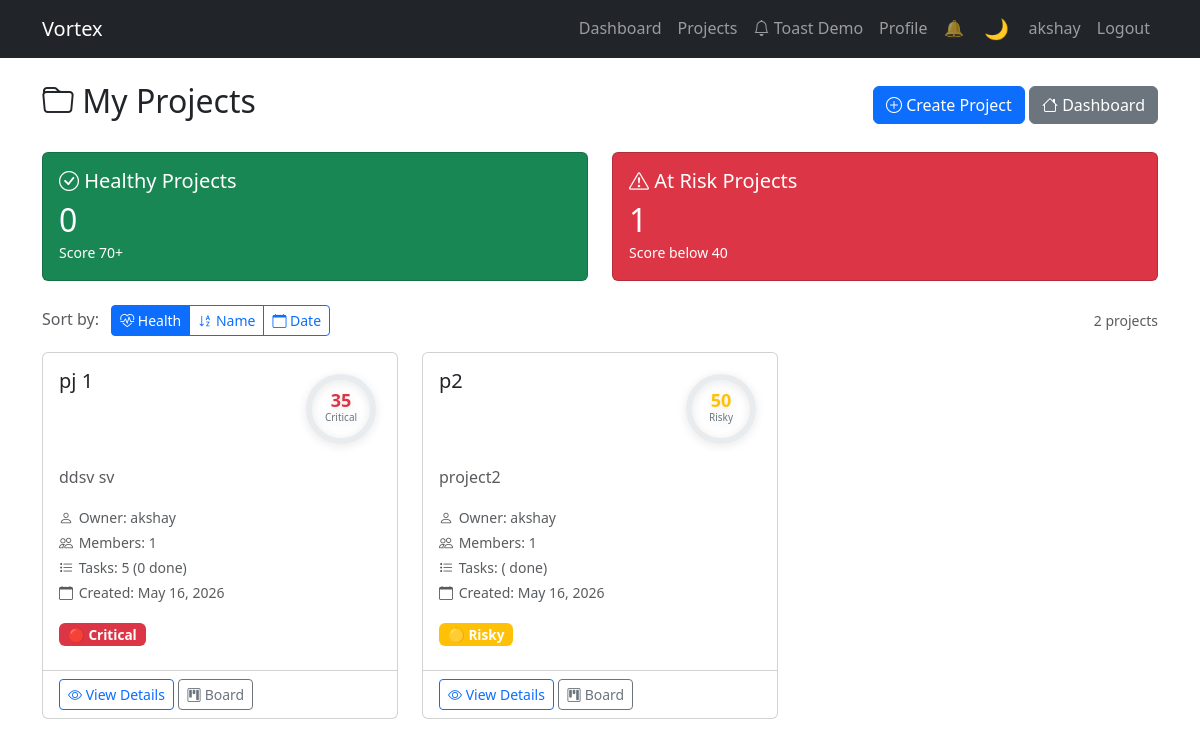
Page /api/projects/ (signed in) on the committed database.
### apps/accounts/models.py (models this page shows, shortened)
class User(AbstractUser):
    ROLE_CHOICES = [
        ('admin', 'Admin'),
        ('manager', 'Manager'),
        ('member', 'Member'),
    ]
    id = models.UUIDField(primary_key=True, default=uuid.uuid4, editable=False)
    email = models.EmailField(unique=True)
    profile_image = models.URLField(blank=True, null=True)
    bio = models.TextField(blank=True, null=True)
    role = models.CharField(max_length=20, choices=ROLE_CHOICES, default='member')
    created_at = models.DateTimeField(auto_now_add=True)
    updated_at = models.DateTimeField(auto_now=True)
    USERNAME_FIELD = 'email'
    REQUIRED_FIELDS = ['username']
    class Meta:
        ordering = ['-created_at']

### apps/projects/models.py (models this page shows, shortened)
class Project(models.Model):
    id = models.UUIDField(primary_key=True, default=uuid.uuid4, editable=False)
    name = models.CharField(max_length=200)
    description = models.TextField()
    owner = models.ForeignKey(
        settings.AUTH_USER_MODEL,
        on_delete=models.CASCADE,
        related_name='owned_projects'
    )
    members = models.ManyToManyField(
        settings.AUTH_USER_MODEL,
        through='ProjectMember',
        through_fields=('project', 'user'),
        related_name='projects',
        blank=True
    )
    created_at = models.DateTimeField(auto_now_add=True)
    updated_at = models.DateTimeField(auto_now=True)
    class Meta:
        ordering = ['-created_at']

### apps/projects/views.py (the view)
# urls.py: path('', views.project_list, name='project_list'),
@login_required
def project_list(request):
    projects = Project.objects.filter(
        models.Q(owner=request.user) | models.Q(members=request.user)
    ).distinct().prefetch_related('tasks')
    projects_with_health = []
    for project in projects:
        health = calculate_project_health(project)
        projects_with_health.append({
            'project': project,
            'health': health
        })
    sort_by = request.GET.get('sort', 'health')
    if sort_by == 'name':
        projects_with_health.sort(key=lambda x: x['project'].name.lower())
    elif sort_by == 'date':
        projects_with_health.sort(key=lambda x: x['project'].created_at, reverse=True)
    else:  # sort by health (default)
        projects_with_health.sort(key=lambda x: x['health']['score'])
    healthy_count = sum(1 for p in projects_with_health if p['health']['score'] >= 70)
    at_risk_count = sum(1 for p in projects_with_health if p['health']['score'] < 40)
    context = {
        'projects_with_health': projects_with_health,
        'sort_by': sort_by,
        'healthy_count': healthy_count,
        'at_risk_count': at_risk_count,
    }
    return render(request, 'projects/project_list.html', context)

### apps/common/templatetags/json_tags.py (called while the page is built, shortened)
@register.filter(name='safe_json')
def safe_json(value):
    if not value:
        return mark_safe('[]')

### apps/projects/templates/projects/project_list.html (shortened to what this page needs)
{% extends 'accounts/base.html' %}
{% block content %}
<div class="d-flex justify-content-between align-items-center mb-4">
    <h2><i class="bi bi-folder"></i> My Projects</h2>
    <div>
        <a href="{% url 'projects:project_create' %}" class="btn btn-primary">
            <i class="bi bi-plus-circle"></i> Create Project
        </a>
        <a href="{% url 'accounts:dashboard' %}" class="btn btn-secondary">
            <i class="bi bi-house"></i> Dashboard
        </a>
    </div>
</div>
{% if projects_with_health %}
<div class="row mb-4">
    <div class="col-md-6">
        <div class="card bg-success text-white">
            <div class="card-body">
                <h5 class="card-title">
                    <i class="bi bi-check-circle"></i> Healthy Projects
                </h5>
                <h2 class="mb-0">{{ healthy_count }}</h2>
                <small>Score 70+</small>
            </div>
        </div>
    </div>
    <div class="col-md-6">
        <div class="card bg-danger text-white">
            <div class="card-body">
                <h5 class="card-title">
                    <i class="bi bi-exclamation-triangle"></i> At Risk Projects
                </h5>
                <h2 class="mb-0">{{ at_risk_count }}</h2>
                <small>Score below 40</small>
            </div>
        </div>
    </div>
</div>
<div class="d-flex justify-content-between align-items-center mb-3">
    <div>
        <span class="text-muted">Sort by:</span>
        <div class="btn-group ms-2" role="group">
            <a href="?sort=health" class="btn btn-sm btn-{% if sort_by == 'health' %}primary{% else %}outline-primary{% endif %}">
                <i class="bi bi-heart-pulse"></i> Health
            </a>
            <a href="?sort=name" class="btn btn-sm btn-{% if sort_by == 'name' %}primary{% else %}outline-primary{% endif %}">
                <i class="bi bi-sort-alpha-down"></i> Name
            </a>
            <a href="?sort=date" class="btn btn-sm btn-{% if sort_by == 'date' %}primary{% else %}outline-primary{% endif %}">
                <i class="bi bi-calendar"></i> Date
            </a>
        </div>
    </div>
    <small class="text-muted">{{ projects_with_health|length }} project{{ projects_with_health|length|pluralize }}</small>
</div>
<div class="row">
    {% for item in projects_with_health %}
        {% with project=item.project health=item.health %}
            {% include 'projects/project_card.html' %}
        {% endwith %}
    {% endfor %}
</div>
{% endif %}
{% endblock %}

### apps/accounts/templates/accounts/base.html (shortened to what this page needs)
<!DOCTYPE html>
<html lang="en">
<head>
    {% load static %}
    <link href="https://cdn.jsdelivr.net/npm/bootstrap@5.3.0/dist/css/bootstrap.min.css" rel="stylesheet">
    <link rel="stylesheet" href="https://cdn.jsdelivr.net/npm/bootstrap-icons@1.10.0/font/bootstrap-icons.css">
    <link rel="stylesheet" href="{% static 'css/dark-theme.css' %}">
    <link rel="stylesheet" href="{% static 'css/toast-system.css' %}">
    <link rel="stylesheet" href="{% static 'css/health-score.css' %}">
</head>
<body>
    <nav class="navbar navbar-expand-lg navbar-dark bg-dark">
        <div class="container">
            <a class="navbar-brand" href="{% url 'accounts:dashboard' %}">Vortex</a>
            <div class="collapse navbar-collapse" id="navbarNav">
                <ul class="navbar-nav ms-auto">
                    {% if user.is_authenticated %}
                        <li class="nav-item">
                            <a class="nav-link" href="{% url 'accounts:dashboard' %}">Dashboard</a>
                        </li>
                        <li class="nav-item">
                            <a class="nav-link" href="{% url 'projects:project_list' %}">Projects</a>
                        </li>
                        <li class="nav-item">
                            <a class="nav-link" href="{% url 'accounts:toast_demo' %}">
                                <i class="bi bi-bell"></i> Toast Demo
                            </a>
                        </li>
                        <li class="nav-item">
                            <a class="nav-link" href="{% url 'accounts:profile' %}">Profile</a>
                        </li>
                        <li class="nav-item">
                            <button id="sound-toggle" class="nav-link border-0 bg-transparent" aria-label="Toggle sound">
                            </button>
                        </li>
                        <li class="nav-item">
                            <button id="theme-toggle" class="nav-link border-0 bg-transparent" aria-label="Toggle theme">
                            </button>
                        </li>
                        <li class="nav-item">
                            <span class="nav-link">{{ user.username }}</span>
                        </li>
                        <li class="nav-item">
                            <a class="nav-link" href="{% url 'accounts:logout' %}">Logout</a>
                        </li>
                    {% endif %}
                </ul>
            </div>
        </div>
    </nav>
    {% load json_tags %}
    <div class="container mt-4">
        {% block content %}{% endblock %}
    </div>
</body>
</html>

### apps/projects/templates/projects/project_card.html
{% load static %}
<div class="col-md-6 col-lg-4 mb-4">
    <div class="card h-100 project-card">
        <div class="card-body">
            <div class="d-flex justify-content-between align-items-start mb-3">
                <h5 class="card-title mb-0">{{ project.name }}</h5>
                <div class="health-score-container"
                     data-bs-toggle="tooltip"
                     data-bs-placement="top"
                     data-bs-html="true"
                     title="<strong>Health Score Breakdown:</strong><br>
                            Tasks Done: {{ health.breakdown.tasks_done }}<br>
                            No Overdue: {{ health.breakdown.no_overdue }}<br>
                            All Assigned: {{ health.breakdown.all_assigned }}<br>
                            Overdue Penalty: {{ health.breakdown.overdue_penalty }}<br>
                            Recent Activity: {{ health.breakdown.recent_activity }}">
                    <svg class="health-circle" width="80" height="80" viewBox="0 0 80 80">
                        <circle cx="40" cy="40" r="32"
                                fill="none"
                                stroke="#e9ecef"
                                stroke-width="6"/>
                        <circle cx="40" cy="40" r="32"
                                fill="none"
                                stroke="{% if health.color == 'green' %}#28a745{% elif health.color == 'yellow' %}#ffc107{% else %}#dc3545{% endif %}"
                                stroke-width="6"
                                stroke-linecap="round"
                                stroke-dasharray="201"
                                stroke-dashoffset="201"
                                transform="rotate(-90 40 40)"
                                class="health-progress"
                                data-score="{{ health.score }}"/>
                        <text x="40" y="38"
                              text-anchor="middle"
                              font-size="18"
                              font-weight="bold"
                              fill="{% if health.color == 'green' %}#28a745{% elif health.color == 'yellow' %}#ffc107{% else %}#dc3545{% endif %}">
                            {{ health.score }}
                        </text>
                        <text x="40" y="52"
                              text-anchor="middle"
                              font-size="10"
                              fill="#6c757d">
                            {{ health.label }}
                        </text>
                    </svg>
                </div>
            </div>
            <p class="card-text text-muted">{{ project.description|truncatewords:20 }}</p>
            <div class="project-stats mb-3">
                <small class="text-muted d-block">
                    <i class="bi bi-person"></i> Owner: {{ project.owner.username }}
                </small>
                <small class="text-muted d-block">
                    <i class="bi bi-people"></i> Members: {{ project.members.count }}
                </small>
                <small class="text-muted d-block">
                    <i class="bi bi-list-task"></i> Tasks: {{ health.total_tasks }}
                    ({{ health.done_tasks }} done{% if health.overdue_tasks %}, {{ health.overdue_tasks }} overdue{% endif %})
                </small>
                <small class="text-muted d-block">
                    <i class="bi bi-calendar"></i> Created: {{ project.created_at|date:"M d, Y" }}
                </small>
            </div>
            <div class="mb-2">
                <span class="badge bg-{% if health.color == 'green' %}success{% elif health.color == 'yellow' %}warning{% else %}danger{% endif %}">
                    {{ health.emoji }} {{ health.label }}
                </span>
            </div>
        </div>
        <div class="card-footer bg-transparent">
            <a href="{% url 'projects:project_detail' project.pk %}" class="btn btn-sm btn-outline-primary">
                <i class="bi bi-eye"></i> View Details
            </a>
            <a href="{% url 'projects:project_kanban' project.pk %}" class="btn btn-sm btn-outline-secondary">
                <i class="bi bi-kanban"></i> Board
            </a>
        </div>
    </div>
</div>

### static/css/dark-theme.css (style rules this page uses)
:root { --bg-primary: #ffffff; --bg-secondary: #f8f9fa; --bg-tertiary: #e9ecef; --text-primary: #212529; --text-secondary: #6c757d; --text-muted: #adb5bd; --border-color: #dee2e6; --card-bg: #ffffff; --modal-bg: #ffffff; --navbar-bg: #212529; --navbar-text: #ffffff; --input-bg: #ffffff; --input-border: #ced4da; --table-bg: #ffffff; --table-hover: #f8f9fa; --dropdown-bg: #ffffff; --dropdown-hover: #f8f9fa; --shadow: rgba(0, 0, 0, 0.1); --shadow-lg: rgba(0, 0, 0, 0.15); }
* { transition: background-color 0.3s ease, color 0.3s ease, border-color 0.3s ease, background 0.3s ease; }
#theme-toggle { background: transparent; border: 1px solid var(--border-color); color: var(--navbar-text); padding: 0.375rem 0.75rem; border-radius: 0.375rem; cursor: pointer; font-size: 1.25rem; transition: all 0.3s ease; }

### static/css/health-score.css (style rules this page uses)
.project-card { transition: transform 0.2s, box-shadow 0.2s; }
.health-score-container { cursor: help; position: relative; }
.health-circle { filter: drop-shadow(0 2px 4px rgba(0, 0, 0, 0.1)); }
.project-stats small { line-height: 1.8; }
.project-stats i { width: 16px; display: inline-block; }
.btn-group .btn { border-radius: 0; }
.btn-group .btn:first-child { border-top-left-radius: 0.25rem; border-bottom-left-radius: 0.25rem; }
.btn-group .btn:last-child { border-top-right-radius: 0.25rem; border-bottom-right-radius: 0.25rem; }
.badge { font-size: 0.85rem; padding: 0.35em 0.65em; }
.project-card { animation: fadeInUp 0.5s ease-out; }
.project-card:nth-child(1) { animation-delay: 0.1s; }

### rows in the picture
User: username "akshay"
Project: project.name "pj 1", health.score "35", health.label "Critical", project.description "ddsv sv", project.owner.username "akshay", project.members.count "1", health.total_tasks "5", health.done_tasks "0", project.created_at "May 16, 2026", health.emoji "🔴"
Project: project.name "p2", health.score "50", health.label "Risky", project.description "project2", project.owner.username "akshay", project.members.count "1", project.created_at "May 16, 2026", health.emoji "🟡"

### other values in the picture
{{ healthy_count }} "0"
{{ at_risk_count }} "1"
{{ projects_with_health|length }} "2"
